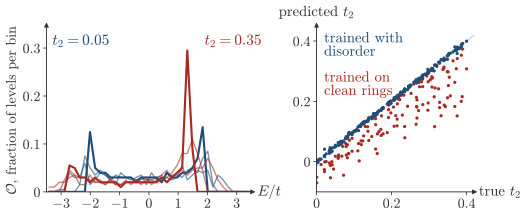

Write Python code to recreate this figure.
"""Session 10, Section 10.7, a toy version of (10.11) and (10.12), with a hidden variable.

The Hamiltonian is a ring of 200 sites with first-neighbor hopping t=1, a second-neighbor hopping lambda = t2, the
parameter we want, and a random onsite energy uniform in [-W, W], the hidden variable mu. The observable O is the
fraction of the 200 levels in each of 40 bins of energy on [-3.5, 3.5], a density of states.

Left, O for t2 = 0.05 and 0.35, each for W = 0, 0.7 and 1.4. This is the pyqula script
webnotes/scripts/session10/g5_ring_dos.py, which the student downloads under the figure, checked here against the
numpy ring with the same onsite energies. Right, the predicted t2 against the true one for 200 test rings with W in
[0, 1.5], for a linear network fitted by least squares on 600 clean rings and on 600 rings with W in [0, 1.5]. This
is the toy of _g5_hlquiz.py with the seed 3, numpy, since least squares is not a pyqula call.

The SVG is the same file at every run. The clean rings of the left panel have levels exactly on a bin edge, two at
0.7 for t2=0.35 and one at -2.1 for t2=0.05, and the last digit of a diagonalization used to decide their bin; the
levels are rounded to 8 digits before the histogram, and the bins of these three levels are asserted below."""
import os, sys
os.environ['OMP_NUM_THREADS'] = '1'
os.environ['OPENBLAS_NUM_THREADS'] = '1'     # small matrices, threads only cost time
sys.path.insert(0, os.path.join(os.path.dirname(os.path.abspath(__file__)), '..'))
sys.path.insert(0, os.path.dirname(os.path.abspath(__file__)))
import numpy as np
import style
import _g5_hlquiz as toy
style.plt.rcParams.update({'font.size': 11, 'axes.labelsize': 11, 'xtick.labelsize': 10.5, 'ytick.labelsize': 10.5,
                           'legend.fontsize': 10.5})     # larger than the default, so that the labels read on a phone

# the left panel, from the pyqula script
d = style.run_script('session10/g5_ring_dos.py')
obs, bins = d['observables'], d['bins']
assert np.array_equal(bins, toy.BINS) and sorted(obs) == [(t2, W) for t2 in (0.05, 0.35) for W in (0.0, 0.7, 1.4)]
rng = np.random.default_rng(3)     # the same draws as the script, in the same order
for t2 in (0.05, 0.35):
    for W in (0.0, 0.7, 1.4):
        levels = np.linalg.eigvalsh(toy.ring(t2, rng.uniform(-W, W, toy.N)))
        assert np.array_equal(obs[(t2, W)], toy.histogram(levels)), (t2, W)     # pyqula is the numpy ring
        assert abs(obs[(t2, W)].sum() - 1) < 1e-12                                # no level outside the window
# the levels on a bin edge, -2 - 2 t2 = -2.1 at k=0 and 2 t2 = 0.7 twice at k = +-pi/2, fall in a fixed bin
for t2, E, n in ((0.05, -2.1, 1), (0.35, 0.7, 2)):
    lv = np.linalg.eigvalsh(toy.ring(t2, np.zeros(toy.N)))
    on = lv[np.abs(lv - E) < 1e-12]
    assert len(on) == n and np.min(np.abs(bins - E)) < 1e-12
    assert set(np.searchsorted(bins, np.round(on, 8), side='right') - 1) == {int(np.argmin(np.abs(bins - E)))}

# the right panel, the toy with the seed of the figure, and the numbers of the caption: 0.06, 0.10 for W>1, 0.004
r = toy.toy(toy.SEED)
toy.check_seed3(r)
assert round(r['clean_rms'], 2) == 0.06 and round(r['clean_rms_W1'], 2) == 0.10 and round(r['disorder_rms'], 3) == 0.004
assert len(r['true']) == 200 and np.all((r['W'] >= 0) & (r['W'] <= 1.5)) and r['clean_below'] > 0.5

fig, axs = style.plt.subplots(1, 2, figsize=(style.WIDTH_CM * style.CM, 5.6 * style.CM),
                              gridspec_kw=dict(wspace=0.36, width_ratios=[1.3, 1]))
ax = axs[0]
ec = 0.5 * (bins[1:] + bins[:-1])
for t2, col in ((0.05, style.ACCENT), (0.35, style.BROKEN)):
    for W in (0.0, 0.7, 1.4):
        ax.plot(ec, obs[(t2, W)], color=col, lw=1.0 + 0.6 * (W == 0.0), alpha=1.0 if W == 0 else 0.6)
style.arrows(ax, xlabel=r'$E/t$', ticks=True)
ax.set_ylabel(r'$\mathcal{O}$, fraction of levels per bin', fontsize=10.5, labelpad=3)
ax.set_xlim(-3.5, 3.5); ax.set_ylim(0, 0.34)
ax.set_xticks([-3, -2, -1, 0, 1, 2, 3]); ax.set_xticklabels(['$-3$', '$-2$', '$-1$', '0', '1', '2', '3'])
ax.set_yticks([0, 0.1, 0.2, 0.3]); ax.set_yticklabels(['0', '0.1', '0.2', '0.3'])
ax.tick_params(length=2.5, width=0.6, pad=2)
style.label(ax, -3.3, 0.315, r'$t_2=0.05$', color=style.ACCENT, fontsize=11.5, ha='left')
style.label(ax, 1.9, 0.315, r"$t_2=0.35$", color=style.BROKEN, fontsize=11.5, ha='left')

ax = axs[1]
ax.plot([0, 0.42], [0, 0.42], color=style.GRID, lw=1.2, zorder=0)
ax.scatter(r['true'], r['clean'], color=style.BROKEN, s=6, lw=0)
ax.scatter(r['true'], r['disorder'], color=style.ACCENT, s=6, lw=0)
style.arrows(ax, xlabel=r'true $t_2$', ylabel=r'predicted $t_2$', ticks=True)
ax.set_xlim(0, 0.42); ax.set_ylim(*toy.YLIM)
ax.set_xticks([0, 0.2, 0.4]); ax.set_xticklabels(['0', '0.2', '0.4'])
ax.set_yticks([0, 0.2, 0.4]); ax.set_yticklabels(['0', '0.2', '0.4'])
ax.tick_params(length=2.5, width=0.6, pad=2)
style.label(ax, 0.02, 0.43, 'trained with\ndisorder', color=style.ACCENT, fontsize=11, ha='left', va='top')
style.label(ax, 0.02, 0.30, 'trained on\nclean rings', color=style.BROKEN, fontsize=11, ha='left', va='top')
style.save(fig, __file__)
